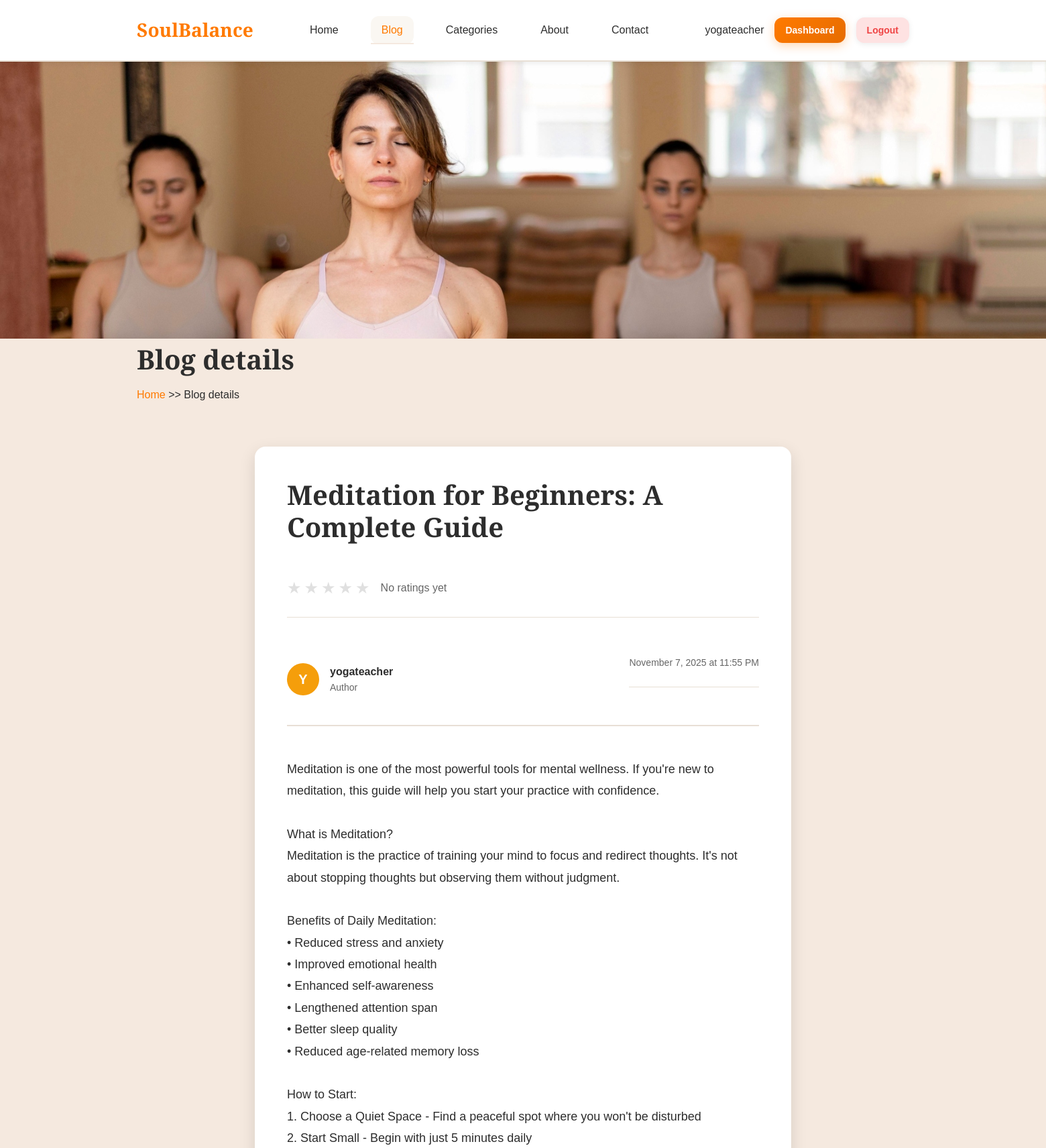
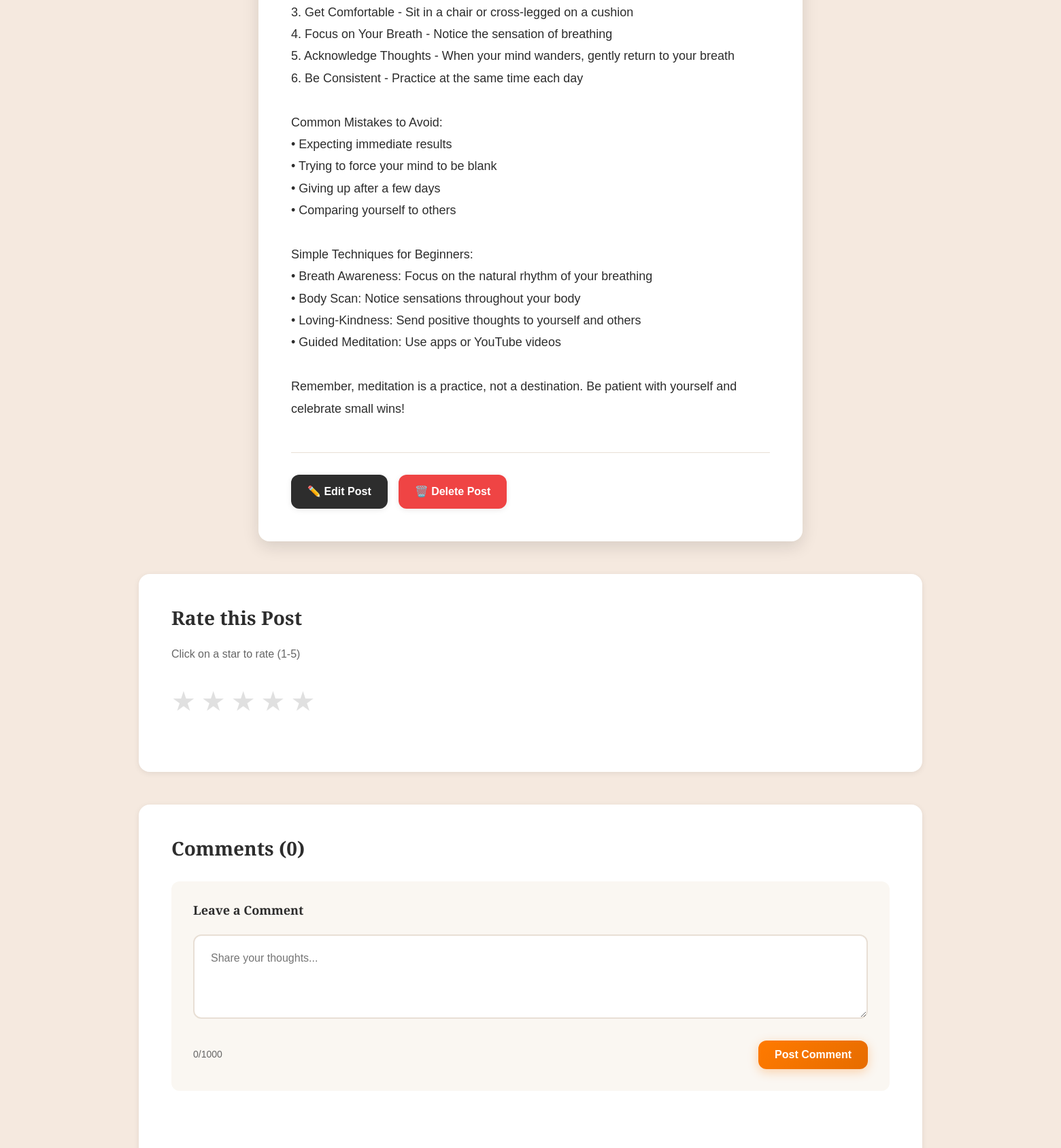
The app's page /view_blog.php?id=3 (signed in, upper part) with its own data (2 pictures, top to bottom).
### tables this page shows
CREATE TABLE IF NOT EXISTS blogPost (
    id INT AUTO_INCREMENT PRIMARY KEY,
    user_id INT NOT NULL,
    title VARCHAR(255) NOT NULL,
    content LONGTEXT NOT NULL,
    category VARCHAR(50) DEFAULT NULL,
    featured_image VARCHAR(255) DEFAULT NULL,
    created_at TIMESTAMP DEFAULT CURRENT_TIMESTAMP,
    updated_at TIMESTAMP DEFAULT CURRENT_TIMESTAMP ON UPDATE CURRENT_TIMESTAMP,
    FOREIGN KEY (user_id) REFERENCES user(id) ON DELETE CASCADE,
    INDEX idx_user_id (user_id),
    INDEX idx_created_at (created_at),
    INDEX idx_category (category)
);

CREATE TABLE IF NOT EXISTS user (
    id INT AUTO_INCREMENT PRIMARY KEY,
    username VARCHAR(50) NOT NULL UNIQUE,
    email VARCHAR(100) NOT NULL UNIQUE,
    password VARCHAR(255) NOT NULL,
    role ENUM('user', 'admin') DEFAULT 'user',
    created_at TIMESTAMP DEFAULT CURRENT_TIMESTAMP,
    updated_at TIMESTAMP DEFAULT CURRENT_TIMESTAMP ON UPDATE CURRENT_TIMESTAMP,
    INDEX idx_email (email),
    INDEX idx_username (username)
);

### view_blog.php (the view, shortened to what this page needs)
<?php
$postId = isset($_GET['id']) ? intval($_GET['id']) : 0;
try {
    $db = getDB();
    $stmt = $db->prepare("
        SELECT bp.id, bp.user_id, bp.title, bp.content, bp.category, bp.featured_image, bp.created_at, bp.updated_at, u.username
        FROM blogPost bp
        JOIN user u ON bp.user_id = u.id
        WHERE bp.id = ?
    ");
    $stmt->execute([$postId]);
    $post = $stmt->fetch();
    $stmt = $db->prepare("
        SELECT AVG(rating) as avg_rating, COUNT(*) as total_ratings
        FROM blog_ratings
        WHERE blog_post_id = ?
    ");
    $stmt->execute([$postId]);
    $ratingData = $stmt->fetch();
    $avgRating = $ratingData['avg_rating'] ? round($ratingData['avg_rating'], 1) : 0;
    $userRating = 0;
    if (isset($_SESSION['user_id'])) {
        $stmt = $db->prepare("SELECT rating FROM blog_ratings WHERE blog_post_id = ? AND user_id = ?");
        $stmt->execute([$postId, $_SESSION['user_id']]);
        $userRatingData = $stmt->fetch();
        $userRating = $userRatingData ? $userRatingData['rating'] : 0;
    }
    $stmt = $db->prepare("
        SELECT c.id, c.comment, c.created_at, c.user_id, u.username
        FROM blog_comments c
        JOIN user u ON c.user_id = u.id
        WHERE c.blog_post_id = ?
        ORDER BY c.created_at DESC
    ");
    $stmt->execute([$postId]);
    $comments = $stmt->fetchAll();
} catch (Exception $e) {
    header('Location: index.php');
    exit();
}
$isOwner = isset($_SESSION['user_id']) && $_SESSION['user_id'] === $post['user_id'];
function formatDate($date) {
    return date('F j, Y \a\t g:i A', strtotime($date));
}
function getAvatarColor($username) {
    $colors = ['#ff7a00', '#10b981', '#3b82f6', '#f59e0b', '#ef4444', '#8b5cf6', '#ec4899'];
    $hash = hash('md5', $username);
    $colorIndex = hexdec(substr($hash, 0, 2)) % count($colors);
    return $colors[$colorIndex];
}
?>
<!DOCTYPE html>
<html lang="en">
<head>
    <link rel="stylesheet" href="assets/css/style.css">
</head>
<body>
    <header class="navbar">
        <div class="container">
            <div class="nav-brand">
                <h1>SoulBalance</h1>
            </div>
            <nav class="nav-links">
                <a href="index.php">Home</a>
                <a href="index.php" class="active">Blog</a>
                <a href="categories.php">Categories</a>
                <a href="about.php">About</a>
                <a href="contact.php">Contact</a>
            </nav>
            <div class="nav-actions">
                <?php if (isset($_SESSION['user_id'])): ?>
                    <div class="user-info">
                        <span class="username"><?php echo htmlspecialchars($_SESSION['username']); ?></span>
                        <a href="dashboard.php" class="btn btn-primary btn-sm">Dashboard</a>
                        <a href="logout.php" class="btn btn-secondary btn-sm logout-link">Logout</a>
                    </div>
                <?php else: ?>
                    <a href="login.php" class="btn btn-primary btn-sm">Sign In</a>
                <?php endif; ?>
            </div>
        </div>
    </header>
<section class="page-hero">
    <img src="assets/images/blog-hero-bg.jpg" alt="Blog background" class="page-hero-image" onerror="this.src='assets/images/about-hero.jpg'">
    <div class="page-hero-content">
        <div class="container">
            <div class="page-hero-title">
                <h1>
                    <span class="title-bold">Blog </span>
                    <span class="title-italic">details</span>
                </h1>
            </div>
            <div class="page-hero-bottom">
                <div class="page-breadcrumb">
                    <a href="index.php">Home</a>
                    <span>&gt;&gt;</span>
                    <span>Blog details</span>
                </div>
            </div>
        </div>
    </div>
</section>
    <main class="main-content">
        <div class="container">
            <article class="blog-post fade-in">
                <div class="blog-header">
                    <?php if (!empty($post['category'])): ?>
                        <span class="category-badge" style="margin-bottom: var(--spacing-sm);">
                        </span>
                    <?php endif; ?>
                    <h1><?php echo htmlspecialchars($post['title']); ?></h1>
                    <div class="blog-rating-display" style="margin: var(--spacing-md) 0;">
                        <div class="rating-stars">
                            <?php for ($i = 1; $i <= 5; $i++): ?>
                                <span class="star <?php echo $i <= $avgRating ? 'filled' : ''; ?>">★</span>
                            <?php endfor; ?>
                        </div>
                        <span class="rating-text">
                            <?php echo $avgRating > 0 ? $avgRating : 'No ratings yet'; ?>
                        </span>
                    </div>
                    <div class="blog-author-meta">
                        <div class="author-info">
                            <div class="author-avatar" style="background-color: <?php echo getAvatarColor($post['username']); ?>;">
                                <?php echo strtoupper(substr($post['username'], 0, 1)); ?>
                            </div>
                            <div>
                                <strong><?php echo htmlspecialchars($post['username']); ?></strong>
                                <p>Author</p>
                            </div>
                        </div>
                        <div class="blog-meta">
                            <span><?php echo formatDate($post['created_at']); ?></span>
                        </div>
                    </div>
                </div>
                <div class="blog-content">
                    <?php echo nl2br(htmlspecialchars($post['content'])); ?>
                </div>
                <?php if ($isOwner): ?>
                    <div class="blog-actions">
                        <a href="edit_blog.php?id=<?php echo $post['id']; ?>" class="btn btn-secondary">✏️ Edit Post</a>
                        <a href="delete_blog.php?id=<?php echo $post['id']; ?>" class="btn btn-danger" onclick="return confirm('Are you sure you want to delete this post?');">🗑️ Delete Post</a>
                    </div>
                <?php endif; ?>
            </article>
            <section class="rating-section fade-in">
                <h3>Rate this Post</h3>
                <?php if (isset($_SESSION['user_id'])): ?>
                    <div class="rating-input">
                        <p>Click on a star to rate (1-5)</p>
                        <div class="rating-stars-input" id="ratingStars">
                            <?php for ($i = 1; $i <= 5; $i++): ?>
                                <span class="star-input <?php echo $i <= $userRating ? 'selected' : ''; ?>" data-rating="<?php echo $i; ?>">★</span>
                            <?php endfor; ?>
                        </div>
                    </div>
                <?php else: ?>
                    <p><a href="login.php" class="btn btn-primary btn-sm">Login to rate this post</a></p>
                <?php endif; ?>
            </section>
            <section class="comments-section fade-in">
                <h3>Comments (<?php echo count($comments); ?>)</h3>
                <?php if (isset($_SESSION['user_id'])): ?>
                    <div class="comment-form">
                        <h4>Leave a Comment</h4>
                        <form id="commentForm">
                            <textarea
                                id="commentText"
                                name="comment"
                                placeholder="Share your thoughts..."
                                required
                                maxlength="1000"
                                rows="4"
                            ></textarea>
                            <div class="comment-form-actions">
                                <span class="char-count"><span id="charCount">0</span>/1000</span>
                                <button type="submit" class="btn btn-primary">Post Comment</button>
                            </div>
                        </form>
                    </div>
                <?php else: ?>
                    <p class="login-prompt"><a href="login.php" class="btn btn-primary btn-sm">Login to comment</a></p>
                <?php endif; ?>
                <div class="comments-list" id="commentsList">
                    <?php if (empty($comments)): ?>
                        <p class="no-comments">No comments yet. Be the first to comment!</p>
                    <?php endif; ?>
                </div>
            </section>
        </div>
    </main>
</body>
</html>

### records on screen
blogpost: title "Meditation for Beginners: A Complete Guide", user.username "Y", user.username "yogateacher", created_at "November 7, 2025 at 11:55 PM", content "Meditation is one of the most powerful tools for mental wellness. If you're new to meditation, this guide will help you start your practice with confidence. What is Meditation? Meditation is the practice of training your mind to focus and redirect thoughts. It's not about stopping thoughts but observing them without judgment. Benefits of Daily Meditation: • Reduced stress and anxiety • Improved emotional health • Enhanced self-awareness • Lengthened attention span • Better sleep quality • Reduced age-related memory loss How to Start: 1. Choose a Quiet Space - Find a peaceful spot where you won't be disturbed 2. Start Small - Begin with just 5 minutes daily 3. Get Comfortable - Sit in a…"

### other values on screen
$_SESSION['username'] "yogateacher"
count($comments) "0"
